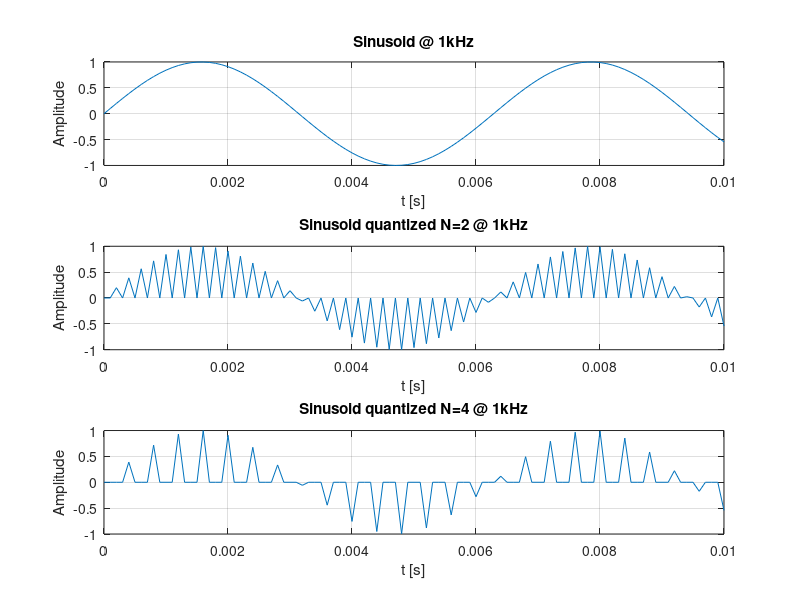
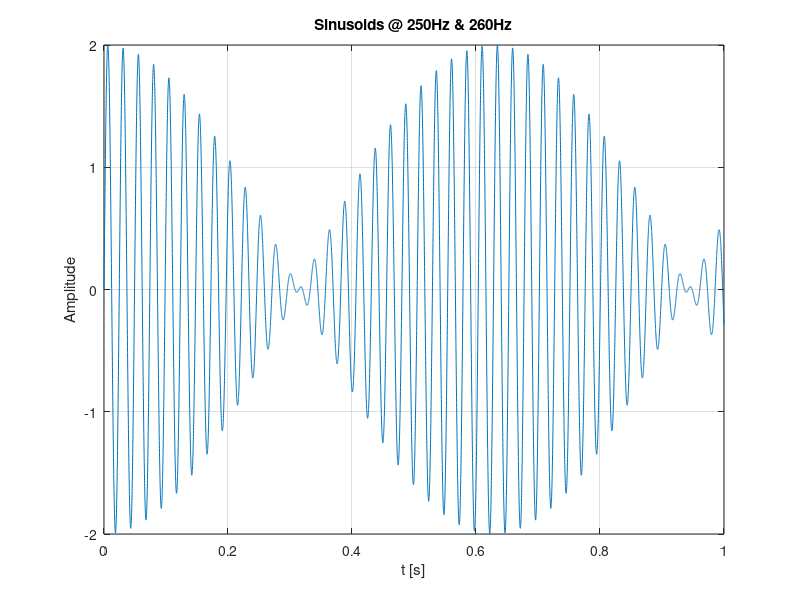
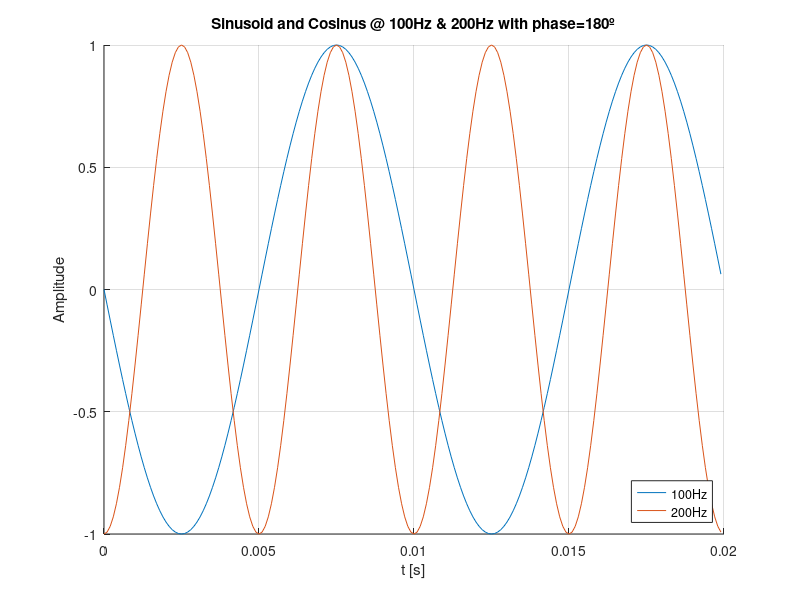
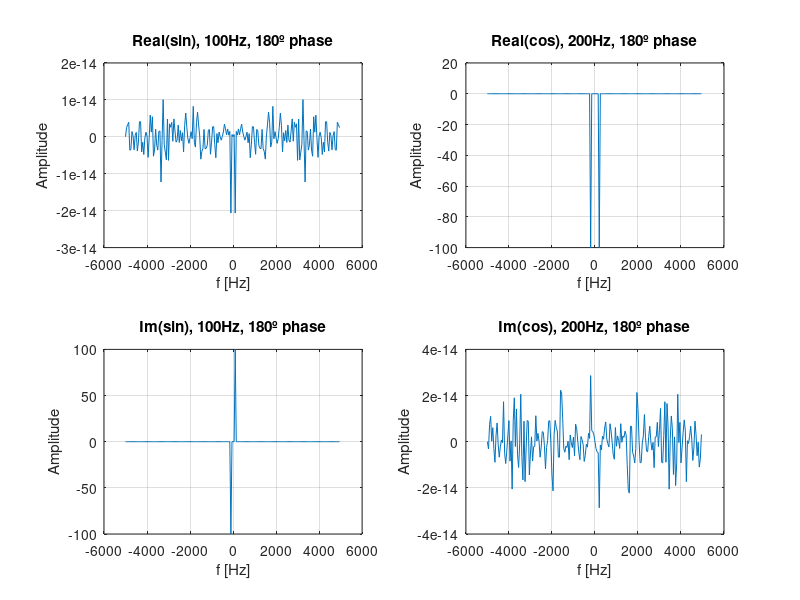

Write the MATLAB code that produced these figures, in order.
%% Exercise 1 ASPP DSP - Real and Imaginary Part of the Fourier Transform
% Clear stuff
clear
close all
clc
% Install subfolders
addpath wav-files

% Parameters
fs=10000;
t=0:1/fs:10*10^-3;

%% a-d)
% Generating & Quantization
fb=1000;
b=sin(t*fb);
b2=zeros(size(b));
b2(1:2:end)=b(1:2:end);
b4=zeros(size(b));
b4(1:4:end)=b(1:4:end);

% Plotting
figure
subplot(3,1,1)
plot(t,b);
grid on;
xlabel('t [s]');
ylabel('Amplitude');
title('Sinusoid @ 1kHz');
subplot(3,1,2)
plot(t,b2);
grid on;
xlabel('t [s]');
ylabel('Amplitude');
title('Sinusoid quantized N=2 @ 1kHz');
subplot(3,1,3)
plot(t,b4);
grid on;
xlabel('t [s]');
ylabel('Amplitude');
title('Sinusoid quantized N=4 @ 1kHz');

%% e)
% Generating & Plotting
te=0:1/fs:1;
fe=250;
e=sin(te*fe)+sin(te*(fe+10));
figure
plot(te,e);
grid on;
xlabel('t [s]');
ylabel('Amplitude');
title('Sinusoids @ 250Hz & 260Hz');

%% f-h)
% Generating & Plotting
ff=100;
tf=0:1/fs:2/ff-1/fs;
f=sin(tf*2*pi*ff-pi);
f2=cos(tf*2*pi*ff*2-pi);
figure
hold on
plot(tf,f);
plot(tf,f2);
hold off
grid on
xlabel('t [s]');
ylabel('Amplitude');
title('Sinusoid and Cosinus @ 100Hz & 200Hz with phase=180º');
legend('100Hz','200Hz','Location','southeast');

% DFT
h=fftshift(fft(f));
h2=fftshift(fft(f2));
fh=linspace(-fs/2,fs/2-fs/length(h),length(h));

figure
subplot(2,2,1)
plot(fh,real(h));
grid on
xlabel('f [Hz]');
ylabel('Amplitude');
title('Real(sin), 100Hz, 180º phase');
subplot(2,2,2)
plot(fh,real(h2));
grid on
xlabel('f [Hz]');
ylabel('Amplitude');
title('Real(cos), 200Hz, 180º phase');
subplot(2,2,3)
plot(fh,imag(h));
grid on
xlabel('f [Hz]');
ylabel('Amplitude');
title('Im(sin), 100Hz, 180º phase');
subplot(2,2,4)
plot(fh,imag(h2));
grid on
xlabel('f [Hz]');
ylabel('Amplitude');
title('Im(cos), 200Hz, 180º phase');
%% i)
% Generating & Plot
i=f+f2;
pi=abs(fftshift(fft(i))).^2;
figure
subplot(2,1,1)
plot(tf,i);
grid on
xlabel('t [s]');
ylabel('Amplitude');
title('Sin+Cos, 100Hz & 200Hz, 180º');
subplot(2,1,2)
plot(fh,pi);
grid on
xlabel('f [Hz]');
ylabel('Amplitude');
title('Sin+Cos, 100Hz & 200Hz, 180º');